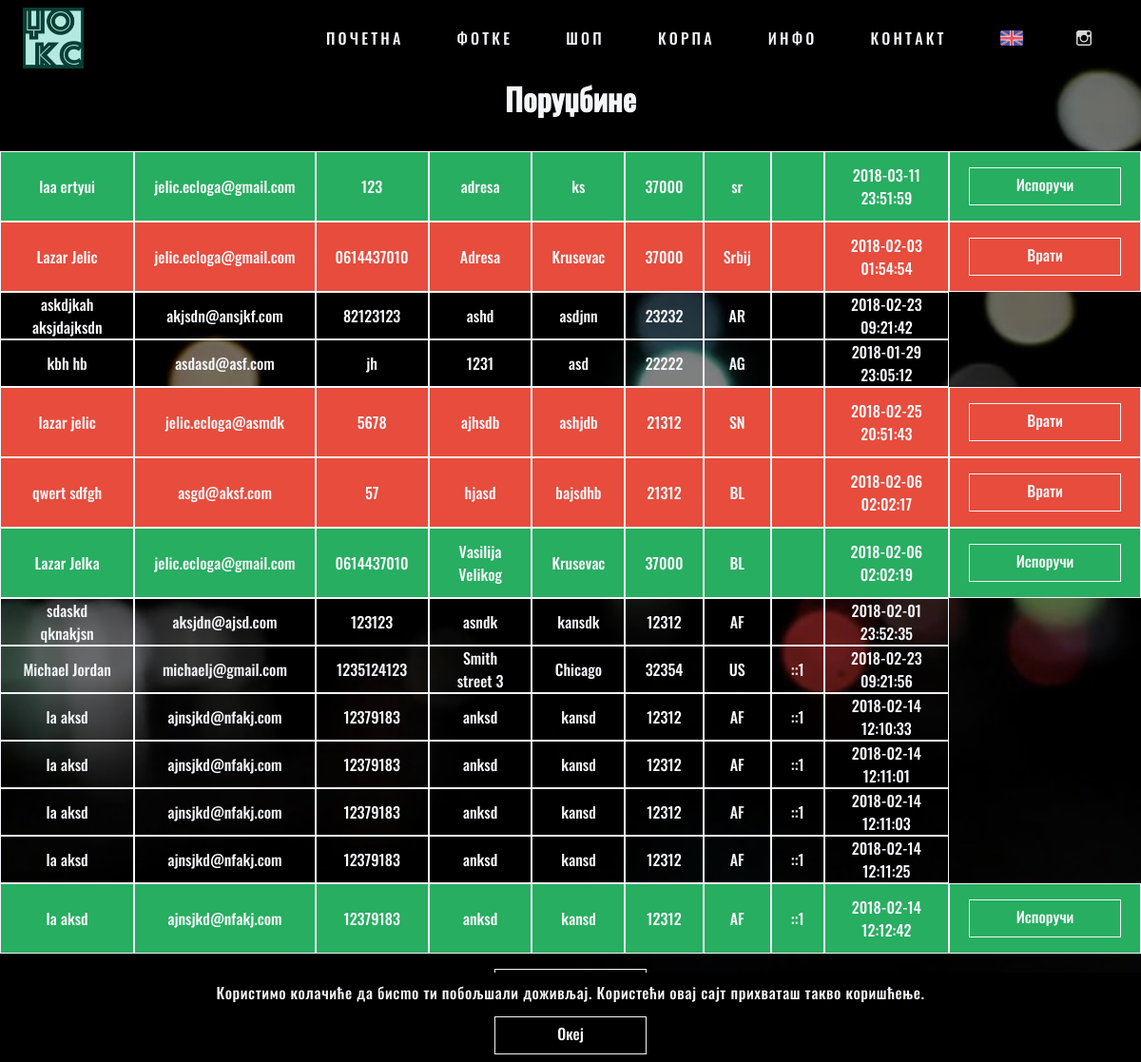
The app's page /pages/manage?type=2 (signed in), older data.
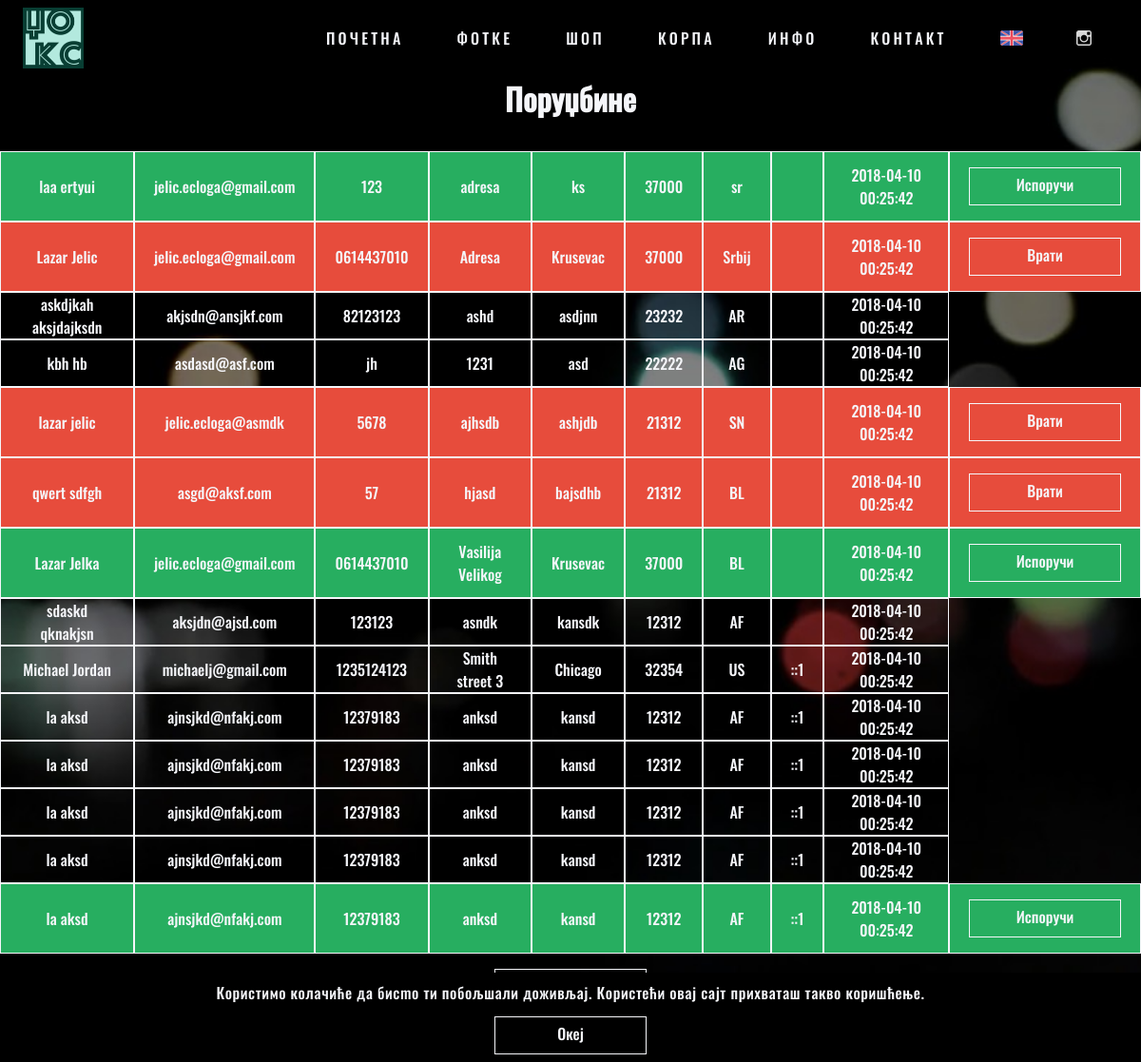
The same page, newer data.
### tables this page shows
CREATE TABLE `purchases` (
  `id` int(11) NOT NULL,
  `hash` varchar(32) NOT NULL,
  `date_submitted` timestamp NOT NULL DEFAULT CURRENT_TIMESTAMP ON UPDATE CURRENT_TIMESTAMP,
  `first_name` varchar(30) NOT NULL,
  `last_name` varchar(30) NOT NULL,
  `email` varchar(30) NOT NULL,
  `phone` varchar(20) NOT NULL,
  `address` varchar(30) NOT NULL,
  `zip` varchar(5) NOT NULL,
  `city` varchar(30) NOT NULL,
  `country` varchar(5) NOT NULL,
  `method` int(11) NOT NULL,
  `ip` varchar(20) NOT NULL,
  `confirmed` tinyint(1) NOT NULL DEFAULT '0',
  `shipped` tinyint(1) NOT NULL DEFAULT '0',
  `subscribed` tinyint(1) NOT NULL DEFAULT '1'
);

### ui/head_content.php (called while the page is built, shortened)
<?php
    require("../ui/link.php");
?>

### logic/config.php (called while the page is built, shortened)
<?php
	require("../logic/functions.php");
	$page = basename($_SERVER["SCRIPT_FILENAME"], '.php');
	$store_instagram = "dzoks.rs";
    require("../logic/get_lang.php");
?>

### logic/get_lang.php (called while the page is built, shortened)
<?php
    $lang_found = false;
    if(!$lang_found) {
        $lang = "rs";
    }
?>

### logic/functions.php (called while the page is built, shortened)
<?php
    function strip($var) {
		return mysqli_real_escape_string($GLOBALS['connect'], htmlspecialchars(strip_tags(trim($var))));
    }
	function is_authorized($required, $connect) {
		$username = $_SESSION['username'];
		$cmd = "SELECT level FROM admins WHERE username='$username'";
		$level = mysqli_fetch_array(mysqli_query($connect, $cmd))[0];
		return $level >= $required;
	}
?>

### ui/manage_orders.php (the view)
<h1><?php echo $string["manage"]["orders"]; ?></h1>
<table>
	<?php
		$cmd = "SELECT * FROM purchases";
		$result = mysqli_query($connect, $cmd);
		while($row = mysqli_fetch_array($result)) {
			if($row['confirmed'] == 1 && $row['shipped'] == 1)  {
				echo '<tr class="red">';
			}else if($row['confirmed'] == 1 && $row['shipped'] == 0)  {
				echo '<tr class="green">';
			}else {
				echo '<tr>';
			}
			echo '<td>' . $row['first_name'] . ' ' . $row['last_name'] . '</td>';
			echo '<td>' . $row['email'] . '</td>';
			echo '<td>' . $row['phone'] . '</td>';
			echo '<td>' . $row['address'] . '</td>';
			echo '<td>' . $row['city'] . '</td>';
			echo '<td>' . $row['zip'] . '</td>';
			echo '<td>' . $row['country'] . '</td>';
			echo '<td>' . $row['ip'] . '</td>';
			echo '<td>' . $row['date_submitted'] . '</td>';
			if($row['confirmed'] == 1 && $row['shipped'] == 1)  {
				echo '<td><a class="button" href="../actions/order_ship.php?shipped=0&id=' . $row['id'] .'">' . $string['manage']['unship'] . '</a></td>';
			}else if($row['confirmed'] == 1 && $row['shipped'] == 0)  {
				echo '<td><a class="button" href="../actions/order_ship.php?shipped=1&id=' . $row['id'] .'">' . $string['manage']['ship'] . '</a></td>';
			}
			echo '</tr>';
		}
	?>
</table>

### pages/manage.php (shortened to what this page needs)
<?php
	require("../logic/config.php");
?>
<html>
    <head>
        <?php require("../ui/head_content.php"); ?>
		<link rel="stylesheet" href="../css/manage.css">
    </head>
    <body>
        <?php require("../ui/header.php"); ?>
            <div class="main">
			<?php
				if(isset($_GET['type'])) {
					$type = strip($_GET['type']);
					$levels = [2, 2, 1, 2, 2, 3, 2, 1, 2];
					if($type >= 0 && $type < count($levels)) {
						if(is_authorized($levels[$type], $connect, $string)) {
							switch($type) {
								case 2:
									require("../ui/manage_orders.php");
									break;
							}
						}else {
							echo '<h1>' . $string["status"]["notAuthorized"] . '</h1>';
						}
					}else {
						echo '<h1>' . $string["status"]["noItems"] . '</h1>';
					}
					echo '<a class="button center" href="../pages/manage">' . $string['manage']['back'] . '</a>';
				}
			?>
			</div>
		<?php require("../ui/footer.php"); ?>
    </body>
</html>

### ui/link.php (shortened to what this page needs)
<link rel="stylesheet" href="../css/main.css">
<link rel="stylesheet" href="../css/header.css">
<link rel="stylesheet" href="../css/footer.css">
<link rel="stylesheet" href="../css/shake.css">

### ui/header.php
<header>
    <div id="wrap">
        <a href="home.php" class="shake shake-basic shake-constant">
			<img id="logo-small" src="../img/logo.png"/>
			<div class="tint"></div>
		</a>
        <nav id="nav">
            <ul>
                <?php
                    $items = ["home", "gallery", "shop", "cart", "info", "contact"];
                    foreach($items as $item) {
                        echo '<li><a href="../pages/' . $item .'" class="';
						echo 'shake shake-basic shake-hover';
                        if(strcmp($item, $page) == 0) {
                        	echo ' selected';
                        }
                        echo '">' . $string["header"][$item] . '</a></li>';
                    }
                ?>
                    <li>
                        <?php
                            if(strcmp($lang, "en") == 0) {
                                echo '<a href="../logic/set_lang.php?lang=rs&page=' . $page . '"><img class="header-icon" src="../img/rs.png" /></a>';
                            }else if(strcmp($lang, "rs") == 0) {
                                echo '<a href="../logic/set_lang.php?lang=en&page=' . $page . '"><img class="header-icon" src="../img/en.png" /></a>';
                            }
                        ?>
                    </li>
                    <li>
                        <a href="https://www.instagram.com/<?php echo $store_instagram; ?>/">
                            <img class="header-icon" src="../img/instagram.png">
                        </a>
                    </li>
            </ul>
        </nav>
    </div>
</header>
<?php
	if(isset($_SESSION['error'])) {
		echo '<div class="status status-error"><p>' . $_SESSION['error'] . '</p></div>';
		unset($_SESSION['error']);
	}else if(isset($_SESSION['success'])) {
		echo '<div class="status status-success"><p>' . $_SESSION['success'] . '</p></div>';
		unset($_SESSION['success']);
	}else if(isset($_SESSION['order'])) {
		echo '<div class="status status-order">';
		echo '<p>' . $_SESSION['order'] . '</p>';
		echo '<img src="../img/ordered.gif" />';
		echo '</div>';
		unset($_SESSION['order']);
	}else if(!isset($_SESSION['cookies_accepted'])) {
		echo '<div class="status status-alert">';
		echo '<p>' . $string['status']['cookiesAlert'] . '</p>';
		echo '<a class="button center" id="acceptCookies">' . $string['header']['ok'] . '</a>';
		echo '</div>';
	}
?>

### ui/footer.php (shortened to what this page needs)
<footer>
    <?php echo '<p>&copy; ' . date("Y") . ' ' . $store_name .'</p>'; ?>
	<div class="sponsors">
		<a href="http://ecloga.org"><img src="../img/ecloga.png"></a>
	</div>
</footer>

### css/main.css (style rules this page uses)
:root { --color-dark: #000; --color-light: #f5f6fa; }
*, *:after, *:before { margin: 0; padding: 0; -webkit-box-sizing: border-box; -moz-box-sizing: border-box; box-sizing: border-box; }
html { background-attachment: fixed; background-position: center; background-repeat: no-repeat; background-size: cover; background-image: url(../img/theme.jpg); }
body, html { width: 100%; max-height: 100% !important; padding: 0; margin: 0; color: var(--color-light); }
body, input, textarea, select { font-family: 'Oswald', sans-serif; }
p { font-size: 1em; line-height: 26px; font-weight: 300; letter-spacing: 0.6px; }
a { color: var(--color-light); outline: none; text-decoration: none !important; transition: 500ms ease; -moz-transition: 500ms ease; -webkit-transition: 500ms ease; -ms-transition: 500ms ease; -o-transition: 500ms ease; border-bottom: 0; padding-bottom: 0.3em; }
.main { width: 100%; min-height: calc(100% - 8.5em); text-align: justify; margin-top: 5em; }
h1 { font-size: 2em; text-align: center; margin-top: 1em; margin-bottom: 1em; }
.button { float: right; text-align: center; display: block; width: 10em; height: 2.5em; line-height: 2.2em; color: var(--color-light); border: 1px solid var(--color-light); background-color: transparent; padding : 0 !important; transition: 500ms ease; -moz-transition: 500ms ease; -webkit-transition: 500ms ease; -ms-transition: 500ms ease; -o-transition: 500ms ease; }
.center, .center-both { float: none; margin: 0 auto; text-align: center; }

### css/header.css (style rules this page uses)
header, .status { position: fixed; width: 100%; height: 5em; z-index: 100; top: 0; margin: 0; padding: 0 1.5em; }
header { background-color: transparent; -webkit-transition: all 0.5s ease; -moz-transition: all 0.5s ease; -o-transition: all 0.5s ease; transition: all 0.5s ease; }
.status { position: fixed; top: auto; bottom: 0; height: auto; text-align: center; }
.status-alert { background: var(--color-dark); }
.status p { padding-top: 0.5em; padding-bottom: 0.75em; font-size: 1em; margin: 0; }
.status .button { margin-bottom: 0.5em; }
#nav { float: right; }
#nav ul li a { display: block; letter-spacing: 0.2em; text-transform: uppercase; border-bottom: 0; padding-bottom: 0; }
#nav ul li { margin: 1.75em; float: left; list-style: none; }
#logo-small, .tint { display: block; width: 4em; height: 4em; margin: 0.5em auto; float: left; position: absolute; }
.header-icon { height: 1em; margin-top: 0.25em; }
.status { opacity: 0; -moz-transition: 500ms ease-in-out; -webkit-transition: 500ms ease-in-out; -ms-transition: 500ms ease-in-out; -o-transition: 500ms ease-in-out; }
.status.open { opacity: 1; }

### css/footer.css (style rules this page uses)
footer { width: 100%; padding-top: 0.5em; height: 3.5em; float: right; background-color: rgba(0, 0, 0, 0.63); }
footer p { position: relative; float: left; left: 0.5em; margin-top: 0.5em; font-size: 1em; }
.sponsors { position: relative; float: right; }
.sponsors a { right: 0.5em; }

### css/shake.css (style rules this page uses)
.shake,.shake-little,.shake-slow,.shake-hard,.shake-horizontal,.shake-vertical,.shake-rotate,.shake-opacity,.shake-crazy,.shake-chunk { display:inline-block;transform-origin:center center }
.shake:hover,.shake-trigger:hover .shake,.shake.shake-freeze,.shake.shake-constant { animation-name:shake;animation-duration:100ms;animation-timing-function:ease-in-out;animation-iteration-count:infinite }

### css/manage.css (style rules this page uses)
table { width: auto; margin: 0 auto; border-collapse: separate; border-spacing: 0; margin-bottom: 1em; }
td { padding: 0 20px; height: 45px; text-align: center; border: 1px solid var(--color-light); }
td > form, td > input, td > select, td > textarea, td > .button { margin: 1em auto; }
.red { background: #e74c3c; }
.green { background: #27ae60; }

Row changes from the older to the newer data that the page shows:
changed purchases "laa": date_submitted "2018-03-11 23:51:59" → "2018-04-10 00:25:42"
changed purchases "Jelic": date_submitted "2018-02-03 01:54:54" → "2018-04-10 00:25:42"
changed purchases "askdjkah": date_submitted "2018-02-23 09:21:42" → "2018-04-10 00:25:42"
changed purchases "kbh": date_submitted "2018-01-29 23:05:12" → "2018-04-10 00:25:42"
changed purchases "lazar": date_submitted "2018-02-25 20:51:43" → "2018-04-10 00:25:42"
changed purchases "qwert": date_submitted "2018-02-06 02:02:17" → "2018-04-10 00:25:42"
changed purchases "Jelka": date_submitted "2018-02-06 02:02:19" → "2018-04-10 00:25:42"
changed purchases "sdaskd": date_submitted "2018-02-01 23:52:35" → "2018-04-10 00:25:42"
changed purchases "Michael": date_submitted "2018-02-23 09:21:56" → "2018-04-10 00:25:42"
changed purchases (number 10 of 14 on the later page): date_submitted "2018-02-14 12:10:33" → "2018-04-10 00:25:42"
changed purchases (number 11 of 14 on the later page): date_submitted "2018-02-14 12:11:01" → "2018-04-10 00:25:42"
changed purchases (number 12 of 14 on the later page): date_submitted "2018-02-14 12:11:03" → "2018-04-10 00:25:42"
changed purchases (number 13 of 14 on the later page): date_submitted "2018-02-14 12:11:25" → "2018-04-10 00:25:42"
changed purchases (number 14 of 14 on the later page): date_submitted "2018-02-14 12:12:42" → "2018-04-10 00:25:42"
